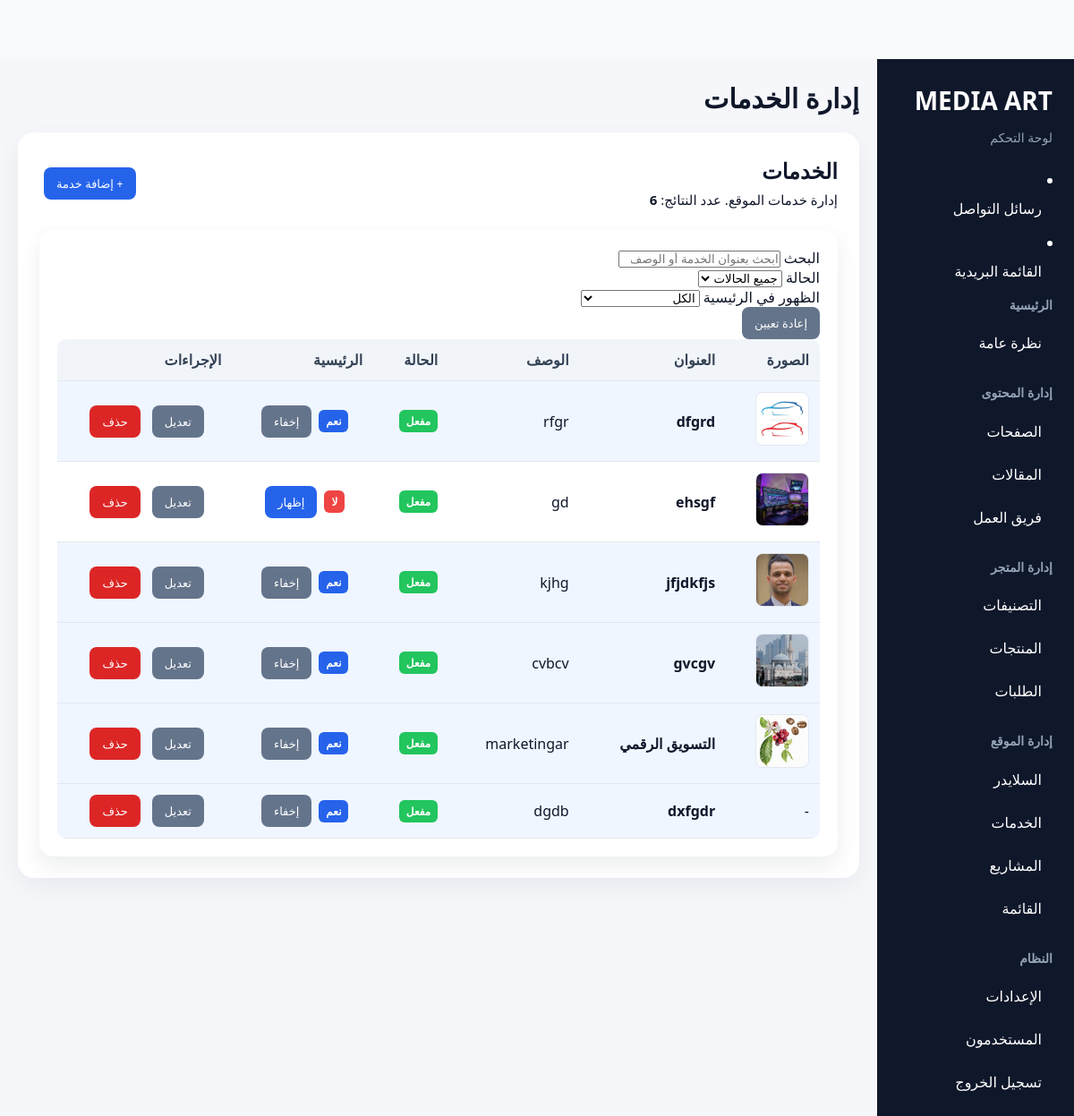
The page /dash770813890/services (signed in) on the database its author committed.
### app/models/service.py (models this page shows, shortened)
class Service(db.Model):
    __tablename__ = "services"
    id = db.Column(db.Integer, primary_key=True)
    title_ar = db.Column(db.String(200), nullable=False)
    slug_ar = db.Column(db.String(200), unique=True, nullable=False)
    short_description_ar = db.Column(db.String(255), nullable=True)
    description_ar = db.Column(db.Text, nullable=True)
    keywords_ar = db.Column(db.String(255), nullable=True)
    meta_title_ar = db.Column(db.String(255), nullable=True)
    meta_description_ar = db.Column(db.String(255), nullable=True)
    is_active_ar = db.Column(db.Boolean, nullable=False, default=True)
    title_en = db.Column(db.String(200), nullable=True)
    slug_en = db.Column(db.String(200), nullable=True)
    short_description_en = db.Column(db.String(255), nullable=True)
    description_en = db.Column(db.Text, nullable=True)
    keywords_en = db.Column(db.String(255), nullable=True)
    meta_title_en = db.Column(db.String(255), nullable=True)
    meta_description_en = db.Column(db.String(255), nullable=True)
    is_active_en = db.Column(db.Boolean, nullable=False, default=True)
    title_ja = db.Column(db.String(200), nullable=True)
    slug_ja = db.Column(db.String(200), nullable=True)
    short_description_ja = db.Column(db.String(255), nullable=True)
    description_ja = db.Column(db.Text, nullable=True)
    keywords_ja = db.Column(db.String(255), nullable=True)
    meta_title_ja = db.Column(db.String(255), nullable=True)
    meta_description_ja = db.Column(db.String(255), nullable=True)
    is_active_ja = db.Column(db.Boolean, nullable=False, default=True)
    image = db.Column(db.String(255), nullable=True)
    icon = db.Column(db.String(100), nullable=True)
    booking_link = db.Column(db.String(255), nullable=True)
    display_order = db.Column(db.Integer, nullable=False, default=0)
    is_active = db.Column(db.Boolean, nullable=False, default=True)
    show_on_home = db.Column(db.Boolean, nullable=False, default=False)
    images = db.relationship(
        "ServiceImage",
        backref="service",
        cascade="all, delete-orphan",
        order_by="ServiceImage.display_order"
    )
    images = db.relationship(
        "ServiceImage",
        backref="service",
        cascade="all, delete-orphan",
        order_by="ServiceImage.display_order"
    )

### app/routes/admin.py (the view)
@admin_bp.route("/services")
@login_required
def services_list():
    services = Service.query.order_by(Service.display_order.asc(), Service.id.desc()).all()
    return render_template("admin/services_list.html", services=services)

### app/templates/admin/services_list.html (shortened to what this page needs)
{% extends "admin/base.html" %}
{% block admin_page_title %}إدارة الخدمات{% endblock %}
{% block content %}
<div class="admin-page-head">
    <div>
        <h2>الخدمات</h2>
        <p>
            إدارة خدمات الموقع.
            عدد النتائج:
            <strong id="servicesResultsCount">{{ services|length }}</strong>
        </p>
    </div>
    <div class="admin-actions">
        <a href="{{ url_for('admin.create_service') }}"
           class="admin-btn admin-btn-primary">
            + إضافة خدمة
        </a>
    </div>
</div>
<div class="page-card">
    <div class="admin-filters">
        <div class="admin-filter-group admin-filter-search">
            <label for="serviceSearch">البحث</label>
            <input
                type="search"
                id="serviceSearch"
                class="admin-input"
                placeholder="ابحث بعنوان الخدمة أو الوصف..."
                autocomplete="off"
            >
        </div>
        <div class="admin-filter-group">
            <label for="serviceStatusFilter">الحالة</label>
            <select id="serviceStatusFilter" class="admin-select">
                <option value="">جميع الحالات</option>
            </select>
        </div>
        <div class="admin-filter-group">
            <label for="serviceHomeFilter">الظهور في الرئيسية</label>
            <select id="serviceHomeFilter" class="admin-select">
                <option value="">الكل</option>
            </select>
        </div>
        <div class="admin-filter-group admin-filter-button">
            <button
                type="button"
                id="resetServiceFilters"
                class="admin-btn admin-btn-secondary"
            >
                إعادة تعيين
            </button>
        </div>
    </div>
    <div class="admin-table-wrapper">
        <table class="admin-table">
            <thead>
                <tr>
                    <th>الصورة</th>
                    <th>العنوان</th>
                    <th>الوصف</th>
                    <th>الحالة</th>
                    <th>الرئيسية</th>
                    <th>الإجراءات</th>
                </tr>
            </thead>
            <tbody id="servicesTableBody">
                {% for service in services %}
                {% set service_status = 'active' if service.is_active else 'inactive' %}
                {% set service_home = 'yes' if service.show_on_home else 'no' %}
                {% set service_title = service.title_ar or service.title_en or service.title_ja or '' %}
{% set service_description = service.short_description_ar or service.short_description_en or service.short_description_ja or '' %}
                <tr
                    class="service-row {% if service.show_on_home %}home-highlight{% endif %}"
                    data-title="{{ service_title|lower }}"
                    data-description="{{ service_description|lower }}"
                    data-status="{{ service_status }}"
                    data-home="{{ service_home }}"
                >
                    <td>
                        {% if service.image %}
                            <img
                                src="{{ url_for('static', filename='uploads/' + service.image) }}"
                                class="admin-table-img"
                                alt="{{ service_title }}"
                            >
                        {% else %}
                            -
                        {% endif %}
                    </td>
                    <td>
                        <strong>{{ service_title }}</strong>
                    </td>
                    <td>
                        {{ service_description[:80] if service_description else "-" }}
                    </td>
                    <td>
                        {% if service.is_active %}
                            <span class="status-badge status-completed">
                                مفعل
                            </span>
                        {% else %}
                            <span class="status-badge status-unpaid">
                                مخفي
                            </span>
                        {% endif %}
                    </td>
                    <td>
                        <div class="admin-actions">
                            {% if service.show_on_home %}
                                <span class="status-badge status-paid">
                                    نعم
                                </span>
                                <a
                                    href="{{ url_for('admin.toggle_service_home', service_id=service.id) }}"
                                    class="admin-btn admin-btn-secondary"
                                >
                                    إخفاء
                                </a>
                            {% else %}
                                <span class="status-badge status-unpaid">
                                    لا
                                </span>
                                <a
                                    href="{{ url_for('admin.toggle_service_home', service_id=service.id) }}"
                                    class="admin-btn admin-btn-primary"
                                >
                                    إظهار
                                </a>
                            {% endif %}
                        </div>
                    </td>
                    <td>
                        <div class="admin-actions">
                            <a
                                href="{{ url_for('admin.edit_service', service_id=service.id) }}"
                                class="admin-btn admin-btn-secondary"
                            >
                                تعديل
                            </a>
                            <a
                                href="{{ url_for('admin.delete_service', service_id=service.id) }}"
                                class="admin-btn admin-btn-danger js-confirm-delete"
                                data-confirm-message="هل أنت متأكد من حذف هذه الخدمة؟"
                            >
                                حذف
                            </a>
                        </div>
                    </td>
                </tr>
                {% endfor %}
            </tbody>
        </table>
    </div>
</div>
{% endblock %}

### app/static/css/admin.css (style rules this page uses)
body { margin: 0; font-family: system-ui, sans-serif; background: #f8fafc; color: #0f172a; direction: rtl; }
.page-card { background: white; padding: 24px; border-radius: 16px; box-shadow: 0 10px 25px rgba(15,23,42,0.08); overflow-x: auto; }
.admin-page-head { display: flex; justify-content: space-between; align-items: center; gap: 12px; margin-bottom: 20px; }
.admin-btn { display: inline-flex; align-items: center; justify-content: center; padding: 9px 14px; border-radius: 8px; text-decoration: none; border: none; cursor: pointer; white-space: nowrap; }
.admin-btn-primary { background: #2563eb; color: white; }
.admin-btn-danger { background: #dc2626; color: white; }
.admin-table { width: 100%; border-collapse: collapse; min-width: 720px; }
.admin-table th, .admin-table td { padding: 12px; border-bottom: 1px solid #e2e8f0; text-align: right; }
.form-control, input, textarea, select { max-width: 100%; box-sizing: border-box; }
.admin-actions { display: flex; align-items: center; justify-content: center; gap: 8px; white-space: nowrap; }
.page-card { width: 100%; max-width: none; padding: 20px; box-sizing: border-box; overflow-x: auto; }
.admin-table { width: 100%; }
.admin-table-wrapper { width: 100%; overflow-x: auto; }

### app/static/css/parts/legacy.css (style rules this page uses)
html, body { width: 100%; overflow-x: hidden; }
body { margin: 0; font-family: 'Cairo', sans-serif; background: #f8fafc; color: #0f172a; }
:root { --primary: #2563eb; --primary-dark: #1d4ed8; --dark: #0f172a; --muted: #475569; --soft: #f8fafc; --card-shadow: 0 14px 40px rgba(15, 23, 42, 0.08); --card-shadow-hover: 0 22px 50px rgba(15, 23, 42, 0.14); --radius-lg: 22px; --radius-md: 16px; }
.admin-table { width: 100%; border-collapse: collapse; }
.admin-table th, .admin-table td { padding: 14px 12px; border-bottom: 1px solid #e2e8f0; text-align: right; }
.admin-table th { background: #f8fafc; color: #334155; font-weight: 700; }
.admin-actions { display: flex; gap: 8px; flex-wrap: wrap; }
.admin-btn { display: inline-block; text-decoration: none; border: none; cursor: pointer; padding: 10px 14px; border-radius: 10px; font-size: 14px; font-family: inherit; }
.admin-btn-primary { background: #2563eb; color: #ffffff; }
.admin-btn-secondary { background: #e2e8f0; color: #0f172a; }
.admin-btn-danger { background: #dc2626; color: #ffffff; }
.admin-page-head { display: flex; justify-content: space-between; align-items: center; gap: 15px; margin-bottom: 20px; flex-wrap: wrap; }
.status-badge { display: inline-block; padding: 6px 10px; border-radius: 999px; font-size: 12px; font-weight: bold; }
.status-completed { background: #dcfce7; color: #166534; }
.status-paid { background: #dcfce7; color: #166534; }
.status-unpaid { background: #fee2e2; color: #991b1b; }
.admin-table-img { width: 70px; height: 70px; object-fit: cover; border-radius: 10px; border: 1px solid #e2e8f0; }
.home-highlight { background: #ecfdf5; }
.page-card { background: #fff; border-radius: 12px; padding: 20px; box-shadow: 0 4px 20px rgba(0,0,0,0.05); }
.admin-table th, .admin-table td { padding: 12px; border-bottom: 1px solid #eee; text-align: right; }
.admin-table th { background: #f1f5f9; }
.admin-table-img { width: 60px; height: 60px; object-fit: cover; border-radius: 8px; }
.admin-btn { padding: 6px 12px; border-radius: 6px; text-decoration: none; font-size: 13px; }
.admin-btn-primary { background: #2563eb; color: #fff; }
.admin-btn-secondary { background: #64748b; color: #fff; }
.admin-btn-danger { background: #dc2626; color: #fff; }
.status-badge { padding: 4px 8px; border-radius: 6px; font-size: 12px; }
.status-completed { background: #22c55e; color: #fff; }
.status-unpaid { background: #ef4444; color: #fff; }
.status-paid { background: #2563eb; color: #fff; }
.home-highlight { background: #eff6ff; }
.admin-btn { padding: 8px 14px; border-radius: 8px; text-decoration: none; font-size: 13px; display: inline-block; margin-left: 5px; }
.admin-btn-primary { background: #2563eb; color: white; }
.admin-btn-secondary { background: #64748b; color: white; }
.admin-table { width: 100%; border-collapse: collapse; background: white; border-radius: 10px; overflow: hidden; }
.admin-table th { background: #f1f5f9; padding: 12px; text-align: right; }
.admin-table td { padding: 12px; border-bottom: 1px solid #eee; }
.page-card { background: white; padding: 20px; border-radius: 12px; box-shadow: 0 4px 20px rgba(0,0,0,0.05); }

### app/static/css/parts/final-shop.css (style rules this page uses)
:root { --shop-header-offset: 72px; }
:root { --global-header-height: 66px; }
body { padding-top: var(--global-header-height); }

### rows shown on the page
Service: image (picture), title_ar "dfgrd", short_description_ar "rfgr", is_active "مفعل"
Service: image (picture), title_ar "ehsgf", short_description_ar "gd", is_active "مفعل"
Service: image (picture), title_ar "jfjdkfjs", short_description_ar "kjhg", is_active "مفعل"
Service: image (picture), title_ar "gvcgv", short_description_ar "cvbcv", is_active "مفعل"
Service: image (picture), title_ar "التسويق الرقمي", short_description_ar "marketingar", is_active "مفعل"
Service: title_ar "dxfgdr", short_description_ar "dgdb", is_active "مفعل"

### other values the page prints
{{ services|length }} "6"
